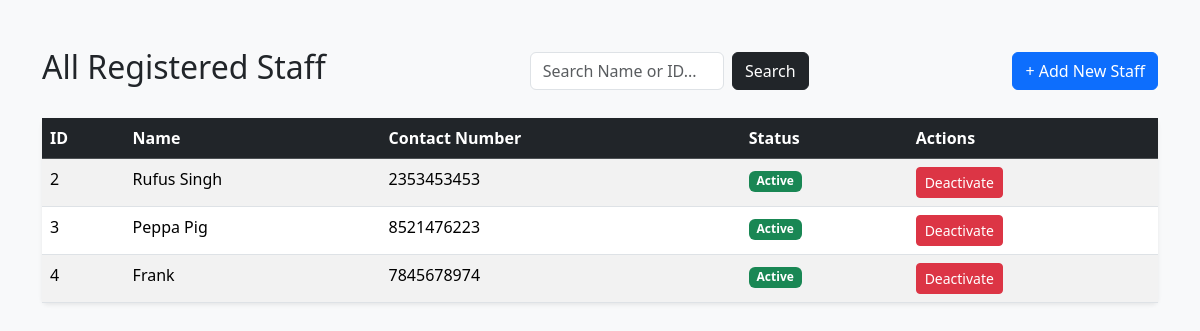
Screenshot of /admin/staff (signed in) with the database file from the repository.
### app/models.py (models this page shows)
class User(db.Model):
    __tablename__ = "users"
    id = db.Column(db.Integer, primary_key=True)
    username = db.Column(db.String(80), unique=True, nullable=False)
    password_hash = db.Column(db.String(256), nullable=False)
    name = db.Column(db.String(8>0), nullable=False)
    role = db.Column(db.String(20), nullable=False)
    is_blacklisted = db.Column(db.Boolean, default=False)
    staff_profile = db.relationship('StaffProfile', backref='user', uselist=False) # userlist =False strictly enforces a 1-to-1 relatiosnhip b/w users and staff_profiles table
    bookings = db.relationship('Booking', backref='trekker', lazy=True) # lazy=True Parameter is used tell SQLAlchemy that until i specifically state a python code like user.bookings do not run SQL Query

class StaffProfile(db.Model):
    __tablename__ = "staff_profiles"
    id = db.Column(db.Integer, primary_key=True)
    user_id = db.Column(db.Integer, db.ForeignKey('users.id'), unique=True, nullable=False)
    contact_number = db.Column(db.String(15), unique=True, nullable=False)
    status = db.Column(db.String(20), nullable=False)

### app/routes/admin.py (the view)
@admin_bp.route('/staff')
def manage_staff():
    search_term = request.args.get('search')
    query = models.User.query.filter_by(role='Staff')
    if search_term:
        if search_term.isdigit():
            query = query.filter(models.User.id == int(search_term))
        else:
            query = query.filter(models.User.name.ilike(f"%{search_term}%"))
    staff_list = query.all()
    return render_template('admin/staff/manage_staff.html', all_staff=staff_list)

### app/routes/admin.py (called while the page is built)
@admin_bp.before_request
def admin_access():
    if 'user_id' not in session:
        flash("Access denied. Please login first")
        return redirect(url_for('auth.login'))
    if session.get('role') != 'Admin':
        flash("Not an Administrator")
        return redirect(url_for('auth.login'))

### app/templates/admin/staff/manage_staff.html (shortened to what this page needs)
{% extends "base.html" %}
{% block content %}
    <div class="d-flex justify-content-between align-items-center mb-4">
        <h2>All Registered Staff</h2>
        <form action="{{ url_for('admin.manage_staff') }}" method="GET" class="d-flex w-25">
            <input type="text" name="search" class="form-control me-2" placeholder="Search Name or ID..." value="{{ request.args.get('search', '') }}">
            <button type="submit" class="btn btn-dark">Search</button>
        </form>
        <a href="{{ url_for('admin.add_staff') }}" class="btn btn-primary">+ Add New Staff</a>
    </div>
    <table class="table table-striped table-hover shadow-sm bg-white rounded">
        <thead class="table-dark">
            <tr>
                <th>ID</th>
                <th>Name</th>
                <th>Contact Number</th>
                <th>Status</th>
                <th>Actions</th>
            </tr>
        </thead>
        <tbody>
            {% for staff in all_staff %}
            <tr>
                <td>{{ staff.id }}</td>
                <td>{{ staff.name }}</td>
                <td>
                    {% if staff.staff_profile %}
                        {{ staff.staff_profile.contact_number }}
                    {% else %}
                        <span class="badge bg-danger">Profile Incomplete</span>
                    {% endif %}
                </td>
                <td>
                    {% if staff.is_blacklisted %}
                        <span class="badge bg-danger">Blacklisted</span>
                    {% else %}
                        <span class="badge bg-success">Active</span>
                    {% endif %}
                </td>
                <td>
                    <form action="{{ url_for('admin.toggle_staff_status', staff_id=staff.id) }}" method="POST" class="d-inline">
                        {% if staff.is_blacklisted %}
                            <button type="submit" class="btn btn-sm btn-success">Reactivate</button>
                        {% else %}
                            <button type="submit" class="btn btn-sm btn-danger">Deactivate</button>
                        {% endif %}
                    </form>
                </td>
            </tr>
            {% else %}
            <tr>
                <td colspan="5" class="text-center text-muted py-4">
                    No staff members found in the system. Click "+ Add New Staff" to get started.
                </td>
            </tr>
            {% endfor %}
        </tbody>
{% endblock %}

### app/templates/base.html (shortened to what this page needs)
<!DOCTYPE html>
<html lang="en">
<head>
    <link href="https://cdn.jsdelivr.net/npm/bootstrap@5.3.8/dist/css/bootstrap.min.css" rel="stylesheet">
</head>
<body class="bg-light">
    <div class="container mt-5">
        {% block content %}
        {% endblock %}
    </div>
</body>
</html>

### rows the page displays
User: id "2", name "Rufus Singh", staff_profile.contact_number "2353453453", is_blacklisted "Active"
User: id "3", name "Peppa Pig", staff_profile.contact_number "8521476223", is_blacklisted "Active"
User: id "4", name "Frank", staff_profile.contact_number "7845678974", is_blacklisted "Active"
